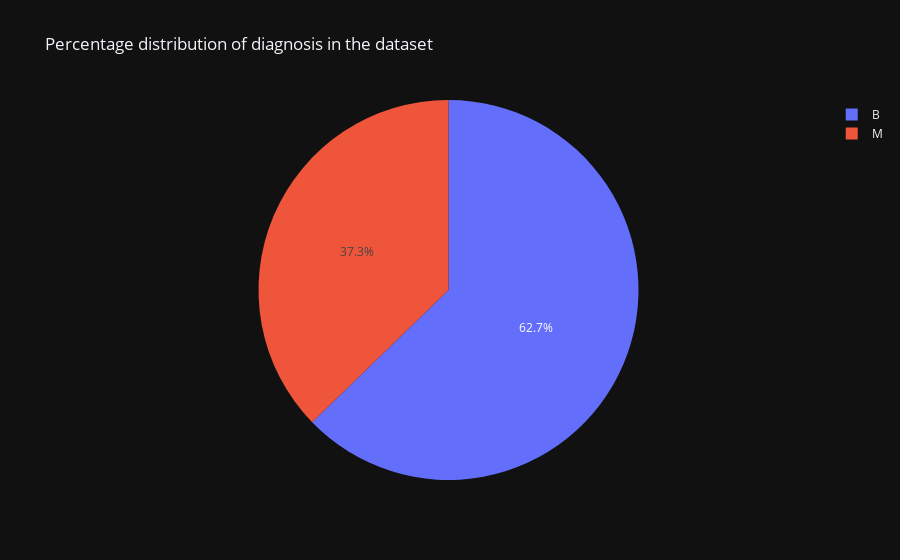

Write notebook code for a chart like this one.
### Code cell
fig = px.pie(values=diagnosis,
             names=diagnosis.index,
             template='plotly_dark',
             title='Percentage distribution of diagnosis in the dataset')
fig.show()

### Figure 1 — Plotly figure (JSON) as saved in the notebook; plotly's stock layout.template omitted (floating-point values rounded to 4 significant figures)
{"data": [{"domain": {"x": [0, 1], "y": [0, 1]}, "hovertemplate": "label=%{label}<br>value=%{value}<extra></extra>", "labels": ["B", "M"], "legendgroup": "", "name": "", "showlegend": true, "type": "pie", "values": [357, 212]}], "layout": {"legend": {"tracegroupgap": 0}, "title": {"text": "Percentage distribution of diagnosis in the dataset"}}}
